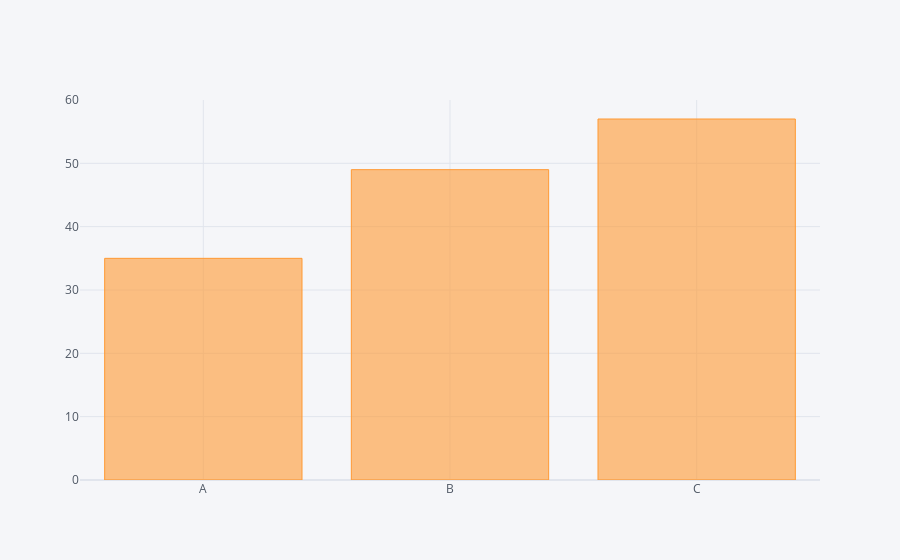

This figure's notebook cell:
### Markdown cell above
- É possível observar diversas opções de zoom, seleção, visualização do número correspondente de cada ponto

### Code cell
df2.iplot(kind='bar',x='Categoria',y='Valores')

### Figure 1 — Plotly figure (JSON) as saved in the notebook; plotly's stock layout.template omitted (floating-point values rounded to 4 significant figures)
{"data": [{"marker": {"color": "rgba(255, 153, 51, 0.6)", "line": {"color": "rgba(255, 153, 51, 1.0)", "width": 1}}, "name": "Valores", "orientation": "v", "text": "", "type": "bar", "x": ["A", "B", "C"], "y": [35, 49, 57]}], "layout": {"legend": {"bgcolor": "#F5F6F9", "font": {"color": "#4D5663"}}, "paper_bgcolor": "#F5F6F9", "plot_bgcolor": "#F5F6F9", "title": {"font": {"color": "#4D5663"}}, "xaxis": {"gridcolor": "#E1E5ED", "showgrid": true, "tickfont": {"color": "#4D5663"}, "title": {"font": {"color": "#4D5663"}, "text": ""}, "zerolinecolor": "#E1E5ED"}, "yaxis": {"gridcolor": "#E1E5ED", "showgrid": true, "tickfont": {"color": "#4D5663"}, "title": {"font": {"color": "#4D5663"}, "text": ""}, "zerolinecolor": "#E1E5ED"}}}
